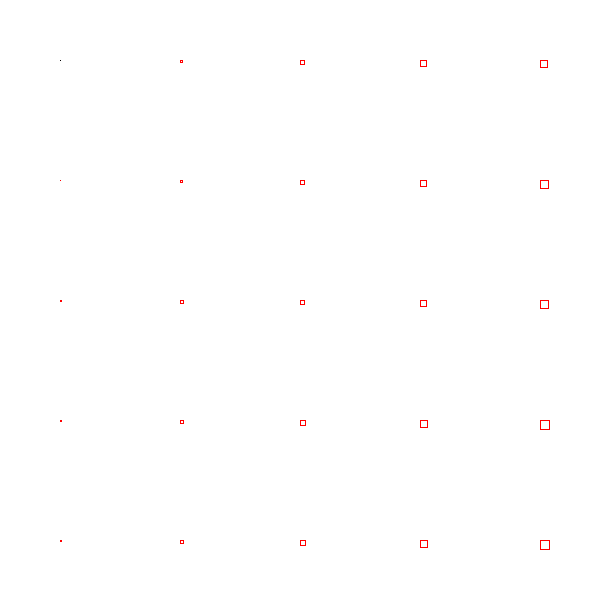
Frame 1 (no input)
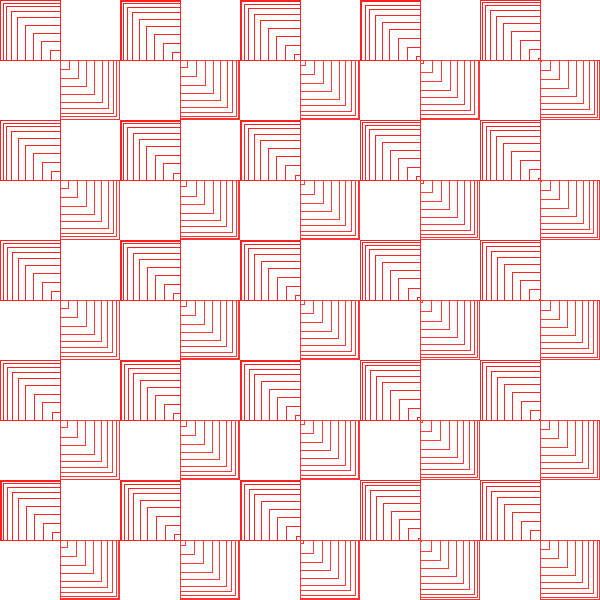
Frame 60 (the mouse pressed at the canvas centre just before this capture)
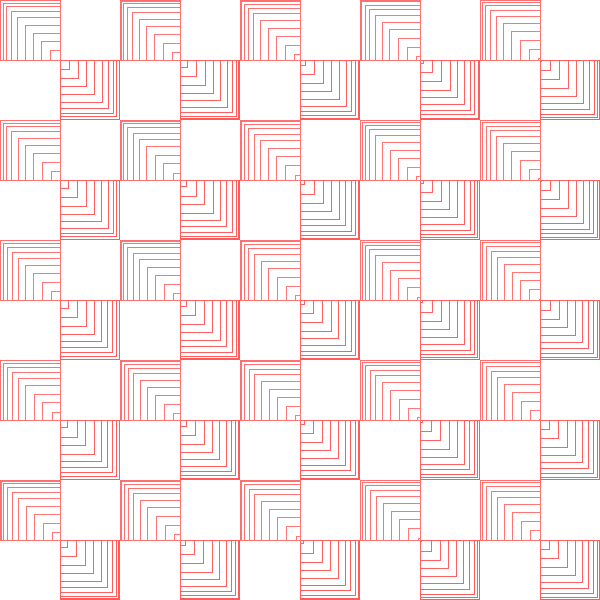
Frame 120 (the mouse held since frame 60 and released just before this capture)

The Processing sketch that drew these frames (run headless with seeded random() and noise(); from frame 60 on, the mouse is pressed at the canvas centre):

// Processing sketch: sketch_190223a
// ── sketch_190223a.pde
float counter, s, c;

void setup(){
  size(600, 600);
  background(255);
}

void draw(){

  if (c > 255){
    c = 0;
  }
  if(c < 1){
  c++;
  }else {
  c++;
  }
  //println(c);
  
for(int i = 0; i< 5; i++){  
  for (int j = 0; j< 5; j++){
    counter += TWO_PI/1000;
    s = sin(counter)*60;
    rect((i*120+60),(j*120+60), s, s);
    stroke(255, c, c);
  }
}

}
